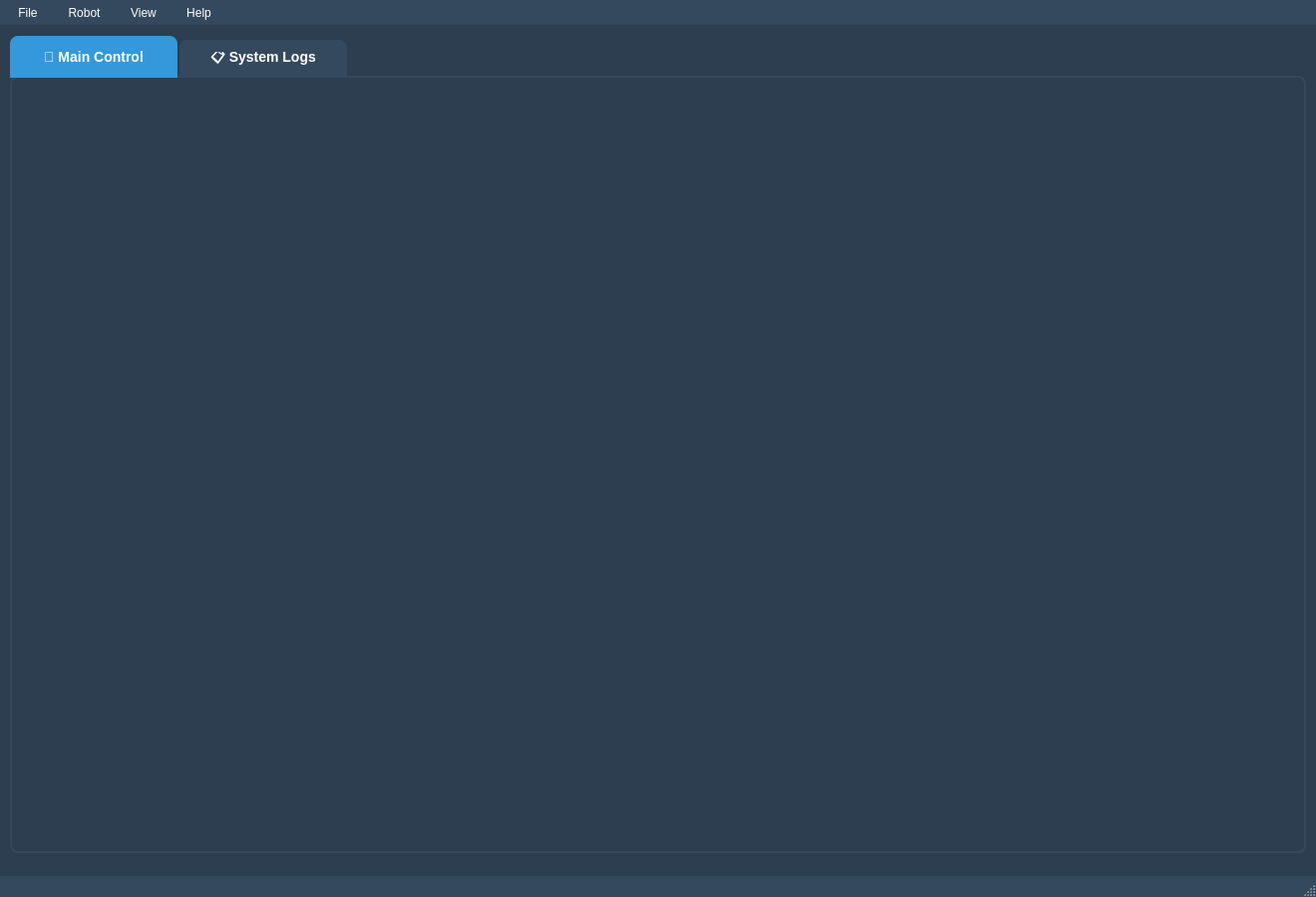
<?xml version="1.0" encoding="UTF-8"?>
<ui version="4.0">
 <class>MainWindow</class>
 <widget class="QMainWindow" name="MainWindow">
  <property name="geometry">
   <rect>
    <x>0</x>
    <y>0</y>
    <width>1320</width>
    <height>900</height>
   </rect>
  </property>
  <property name="minimumSize">
   <size>
    <width>1320</width>
    <height>900</height>
   </size>
  </property>
  <property name="windowTitle">
   <string>LIBO Administrator System v1.0</string>
  </property>
  <property name="windowIcon">
   <iconset>
    <normaloff>.</normaloff>.</iconset>
  </property>
  <property name="styleSheet">
   <string>QMainWindow {
    background-color: #2c3e50;
}

QTabWidget {
    background-color: #2c3e50;
    border: none;
}

QTabWidget::pane {
    border: 2px solid #34495e;
    border-radius: 8px;
    background-color: #2c3e50;
    top: -2px;
}

QTabBar::tab {
    background-color: #34495e;
    color: white;
    padding: 12px 24px;
    margin-right: 2px;
    border-top-left-radius: 8px;
    border-top-right-radius: 8px;
    font-size: 14px;
    font-weight: bold;
    min-width: 120px;
}

QTabBar::tab:selected {
    background-color: #3498db;
    color: white;
}

QTabBar::tab:hover {
    background-color: #2980b9;
}

QTabBar::tab:!selected {
    margin-top: 4px;
}

QStatusBar {
    background-color: #34495e;
    color: white;
    border-top: 1px solid #2c3e50;
    font-size: 12px;
}

QMenuBar {
    background-color: #34495e;
    color: white;
    border-bottom: 1px solid #2c3e50;
}

QMenuBar::item {
    background-color: transparent;
    padding: 6px 12px;
}

QMenuBar::item:selected {
    background-color: #3498db;
    border-radius: 4px;
}

QMenu {
    background-color: #34495e;
    color: white;
    border: 1px solid #2c3e50;
}

QMenu::item {
    padding: 6px 20px;
}

QMenu::item:selected {
    background-color: #3498db;
}</string>
  </property>
  <widget class="QWidget" name="centralwidget">
   <widget class="QTabWidget" name="tabWidget">
    <property name="geometry">
     <rect>
      <x>10</x>
      <y>10</y>
      <width>1300</width>
      <height>820</height>
     </rect>
    </property>
    <property name="tabPosition">
     <enum>QTabWidget::North</enum>
    </property>
    <property name="tabShape">
     <enum>QTabWidget::Rounded</enum>
    </property>
    <property name="currentIndex">
     <number>0</number>
    </property>
    <property name="elideMode">
     <enum>Qt::ElideNone</enum>
    </property>
    <property name="usesScrollButtons">
     <bool>false</bool>
    </property>
    <widget class="QWidget" name="main_tab">
     <attribute name="title">
      <string>🤖 Main Control</string>
     </attribute>
    </widget>
    <widget class="QWidget" name="log_tab">
     <attribute name="title">
      <string>📋 System Logs</string>
     </attribute>
     <widget class="QFrame" name="log_frame">
      <property name="geometry">
       <rect>
        <x>20</x>
        <y>20</y>
        <width>1260</width>
        <height>750</height>
       </rect>
      </property>
      <property name="styleSheet">
       <string>QFrame {
    background-color: #34495e;
    border: 2px solid #2c3e50;
    border-radius: 8px;
}</string>
      </property>
      <widget class="QLabel" name="log_title">
       <property name="geometry">
        <rect>
         <x>20</x>
         <y>20</y>
         <width>200</width>
         <height>30</height>
        </rect>
       </property>
       <property name="styleSheet">
        <string>color: white; font-size: 18px; font-weight: bold;</string>
       </property>
       <property name="text">
        <string>System Logs</string>
       </property>
      </widget>
      <widget class="QPushButton" name="log_all_btn">
       <property name="geometry">
        <rect>
         <x>20</x>
         <y>60</y>
         <width>80</width>
         <height>30</height>
        </rect>
       </property>
       <property name="styleSheet">
        <string>QPushButton {
    background-color: #3498db;
    color: white;
    border: none;
    border-radius: 4px;
    font-weight: bold;
}

QPushButton:hover {
    background-color: #2980b9;
}</string>
       </property>
       <property name="text">
        <string>All</string>
       </property>
      </widget>
      <widget class="QPushButton" name="log_info_btn">
       <property name="geometry">
        <rect>
         <x>110</x>
         <y>60</y>
         <width>80</width>
         <height>30</height>
        </rect>
       </property>
       <property name="styleSheet">
        <string>QPushButton {
    background-color: #27ae60;
    color: white;
    border: none;
    border-radius: 4px;
    font-weight: bold;
}

QPushButton:hover {
    background-color: #219a52;
}</string>
       </property>
       <property name="text">
        <string>Info</string>
       </property>
      </widget>
      <widget class="QPushButton" name="log_warning_btn">
       <property name="geometry">
        <rect>
         <x>200</x>
         <y>60</y>
         <width>80</width>
         <height>30</height>
        </rect>
       </property>
       <property name="styleSheet">
        <string>QPushButton {
    background-color: #f39c12;
    color: white;
    border: none;
    border-radius: 4px;
    font-weight: bold;
}

QPushButton:hover {
    background-color: #e67e22;
}</string>
       </property>
       <property name="text">
        <string>Warning</string>
       </property>
      </widget>
      <widget class="QPushButton" name="log_error_btn">
       <property name="geometry">
        <rect>
         <x>290</x>
         <y>60</y>
         <width>80</width>
         <height>30</height>
        </rect>
       </property>
       <property name="styleSheet">
        <string>QPushButton {
    background-color: #e74c3c;
    color: white;
    border: none;
    border-radius: 4px;
    font-weight: bold;
}

QPushButton:hover {
    background-color: #c0392b;
}</string>
       </property>
       <property name="text">
        <string>Error</string>
       </property>
      </widget>
      <widget class="QPushButton" name="log_clear_btn">
       <property name="geometry">
        <rect>
         <x>1150</x>
         <y>60</y>
         <width>90</width>
         <height>30</height>
        </rect>
       </property>
       <property name="styleSheet">
        <string>QPushButton {
    background-color: #95a5a6;
    color: white;
    border: none;
    border-radius: 4px;
    font-weight: bold;
}

QPushButton:hover {
    background-color: #7f8c8d;
}</string>
       </property>
       <property name="text">
        <string>Clear Logs</string>
       </property>
      </widget>
      <widget class="QTextEdit" name="log_display">
       <property name="geometry">
        <rect>
         <x>20</x>
         <y>100</y>
         <width>1220</width>
         <height>630</height>
        </rect>
       </property>
       <property name="styleSheet">
        <string>QTextEdit {
    background-color: #1a1a1a;
    color: #00ff00;
    border: 1px solid #555555;
    border-radius: 4px;
    font-family: 'Courier New', monospace;
    font-size: 11px;
    padding: 10px;
}

QScrollBar:vertical {
    background-color: #2c3e50;
    width: 12px;
    border-radius: 6px;
}

QScrollBar::handle:vertical {
    background-color: #3498db;
    border-radius: 6px;
    min-height: 20px;
}

QScrollBar::handle:vertical:hover {
    background-color: #2980b9;
}</string>
       </property>
       <property name="readOnly">
        <bool>true</bool>
       </property>
       <property name="html">
        <string>&lt;!DOCTYPE HTML PUBLIC &quot;-//W3C//DTD HTML 4.0//EN&quot; &quot;http://www.w3.org/TR/REC-html40/strict.dtd&quot;&gt;
&lt;html&gt;&lt;head&gt;&lt;meta name=&quot;qrichtext&quot; content=&quot;1&quot; /&gt;&lt;style type=&quot;text/css&quot;&gt;
p, li { white-space: pre-wrap; }
&lt;/style&gt;&lt;/head&gt;&lt;body style=&quot; font-family:'Courier New','monospace'; font-size:11px; font-weight:400; font-style:normal;&quot;&gt;
&lt;p style=&quot; margin-top:0px; margin-bottom:0px; margin-left:0px; margin-right:0px; -qt-block-indent:0; text-indent:0px;&quot;&gt;&lt;span style=&quot; font-family:'Courier New'; font-size:11px; color:#00ff00;&quot;&gt;[2025-01-01 12:00:00] INFO: LIBO Administrator System Started&lt;/span&gt;&lt;/p&gt;
&lt;p style=&quot; margin-top:0px; margin-bottom:0px; margin-left:0px; margin-right:0px; -qt-block-indent:0; text-indent:0px;&quot;&gt;&lt;span style=&quot; font-family:'Courier New'; font-size:11px; color:#00ff00;&quot;&gt;[2025-01-01 12:00:01] INFO: Connecting to Libo Service...&lt;/span&gt;&lt;/p&gt;
&lt;p style=&quot; margin-top:0px; margin-bottom:0px; margin-left:0px; margin-right:0px; -qt-block-indent:0; text-indent:0px;&quot;&gt;&lt;span style=&quot; font-family:'Courier New'; font-size:11px; color:#00ff00;&quot;&gt;[2025-01-01 12:00:02] INFO: ✅ Connected to Libo Service&lt;/span&gt;&lt;/p&gt;
&lt;p style=&quot; margin-top:0px; margin-bottom:0px; margin-left:0px; margin-right:0px; -qt-block-indent:0; text-indent:0px;&quot;&gt;&lt;span style=&quot; font-family:'Courier New'; font-size:11px; color:#00ff00;&quot;&gt;[2025-01-01 12:00:03] INFO: Searching for available robots...&lt;/span&gt;&lt;/p&gt;
&lt;p style=&quot; margin-top:0px; margin-bottom:0px; margin-left:0px; margin-right:0px; -qt-block-indent:0; text-indent:0px;&quot;&gt;&lt;span style=&quot; font-family:'Courier New'; font-size:11px; color:#00ff00;&quot;&gt;[2025-01-01 12:00:04] INFO: 🤖 Robot Libo_A detected - Status: Available&lt;/span&gt;&lt;/p&gt;
&lt;p style=&quot; margin-top:0px; margin-bottom:0px; margin-left:0px; margin-right:0px; -qt-block-indent:0; text-indent:0px;&quot;&gt;&lt;span style=&quot; font-family:'Courier New'; font-size:11px; color:#ffff00;&quot;&gt;[2025-01-01 12:00:05] WARN: Robot battery level: 98% - Consider charging soon&lt;/span&gt;&lt;/p&gt;
&lt;p style=&quot; margin-top:0px; margin-bottom:0px; margin-left:0px; margin-right:0px; -qt-block-indent:0; text-indent:0px;&quot;&gt;&lt;span style=&quot; font-family:'Courier New'; font-size:11px; color:#00ff00;&quot;&gt;[2025-01-01 12:00:06] INFO: System ready for operations&lt;/span&gt;&lt;/p&gt;&lt;/body&gt;&lt;/html&gt;</string>
       </property>
      </widget>
     </widget>
    </widget>
   </widget>
  </widget>
  <widget class="QMenuBar" name="menubar">
   <property name="geometry">
    <rect>
     <x>0</x>
     <y>0</y>
     <width>1320</width>
     <height>31</height>
    </rect>
   </property>
   <widget class="QMenu" name="menuFile">
    <property name="title">
     <string>File</string>
    </property>
    <addaction name="actionNew_Session"/>
    <addaction name="actionSave_Configuration"/>
    <addaction name="actionLoad_Configuration"/>
    <addaction name="separator"/>
    <addaction name="actionExit"/>
   </widget>
   <widget class="QMenu" name="menuRobot">
    <property name="title">
     <string>Robot</string>
    </property>
    <addaction name="actionConnect_Robot"/>
    <addaction name="actionDisconnect_Robot"/>
    <addaction name="actionRobot_Settings"/>
    <addaction name="separator"/>
    <addaction name="actionEmergency_Stop"/>
   </widget>
   <widget class="QMenu" name="menuView">
    <property name="title">
     <string>View</string>
    </property>
    <addaction name="actionFullscreen"/>
    <addaction name="actionShow_Status_Bar"/>
    <addaction name="separator"/>
    <addaction name="actionRefresh"/>
   </widget>
   <widget class="QMenu" name="menuHelp">
    <property name="title">
     <string>Help</string>
    </property>
    <addaction name="actionUser_Manual"/>
    <addaction name="actionSystem_Info"/>
    <addaction name="separator"/>
    <addaction name="actionAbout"/>
   </widget>
   <addaction name="menuFile"/>
   <addaction name="menuRobot"/>
   <addaction name="menuView"/>
   <addaction name="menuHelp"/>
  </widget>
  <widget class="QStatusBar" name="statusbar">
   <property name="styleSheet">
    <string>QStatusBar {
    background-color: #34495e;
    color: white;
    border-top: 1px solid #2c3e50;
}</string>
   </property>
  </widget>
  <action name="actionNew_Session">
   <property name="text">
    <string>New Session</string>
   </property>
   <property name="shortcut">
    <string>Ctrl+N</string>
   </property>
  </action>
  <action name="actionSave_Configuration">
   <property name="text">
    <string>Save Configuration</string>
   </property>
   <property name="shortcut">
    <string>Ctrl+S</string>
   </property>
  </action>
  <action name="actionLoad_Configuration">
   <property name="text">
    <string>Load Configuration</string>
   </property>
   <property name="shortcut">
    <string>Ctrl+O</string>
   </property>
  </action>
  <action name="actionExit">
   <property name="text">
    <string>Exit</string>
   </property>
   <property name="shortcut">
    <string>Ctrl+Q</string>
   </property>
  </action>
  <action name="actionConnect_Robot">
   <property name="text">
    <string>Connect Robot</string>
   </property>
   <property name="shortcut">
    <string>Ctrl+R</string>
   </property>
  </action>
  <action name="actionDisconnect_Robot">
   <property name="text">
    <string>Disconnect Robot</string>
   </property>
  </action>
  <action name="actionRobot_Settings">
   <property name="text">
    <string>Robot Settings</string>
   </property>
  </action>
  <action name="actionEmergency_Stop">
   <property name="text">
    <string>Emergency Stop</string>
   </property>
   <property name="shortcut">
    <string>F1</string>
   </property>
  </action>
  <action name="actionFullscreen">
   <property name="text">
    <string>Fullscreen</string>
   </property>
   <property name="shortcut">
    <string>F11</string>
   </property>
  </action>
  <action name="actionShow_Status_Bar">
   <property name="checkable">
    <bool>true</bool>
   </property>
   <property name="checked">
    <bool>true</bool>
   </property>
   <property name="text">
    <string>Show Status Bar</string>
   </property>
  </action>
  <action name="actionRefresh">
   <property name="text">
    <string>Refresh</string>
   </property>
   <property name="shortcut">
    <string>F5</string>
   </property>
  </action>
  <action name="actionUser_Manual">
   <property name="text">
    <string>User Manual</string>
   </property>
   <property name="shortcut">
    <string>F1</string>
   </property>
  </action>
  <action name="actionSystem_Info">
   <property name="text">
    <string>System Info</string>
   </property>
  </action>
  <action name="actionAbout">
   <property name="text">
    <string>About LIBO</string>
   </property>
  </action>
 </widget>
 <resources/>
 <connections/>
</ui>
